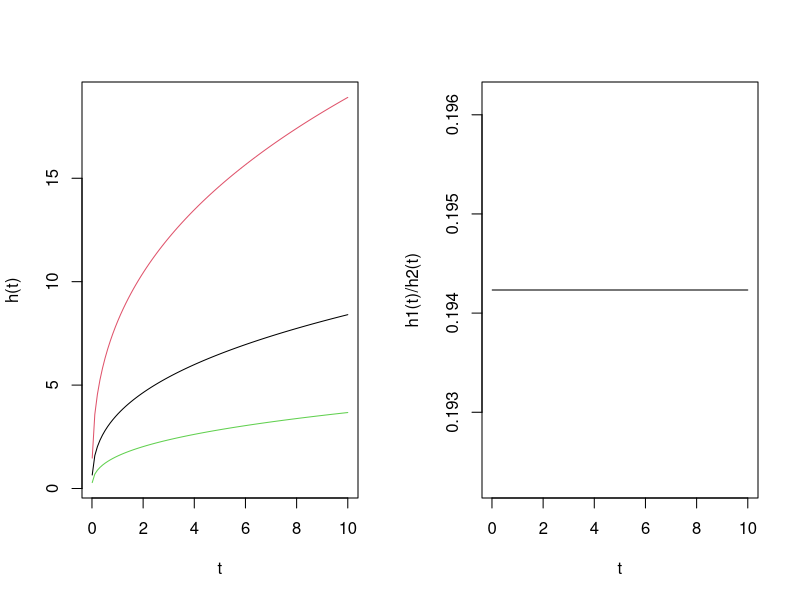
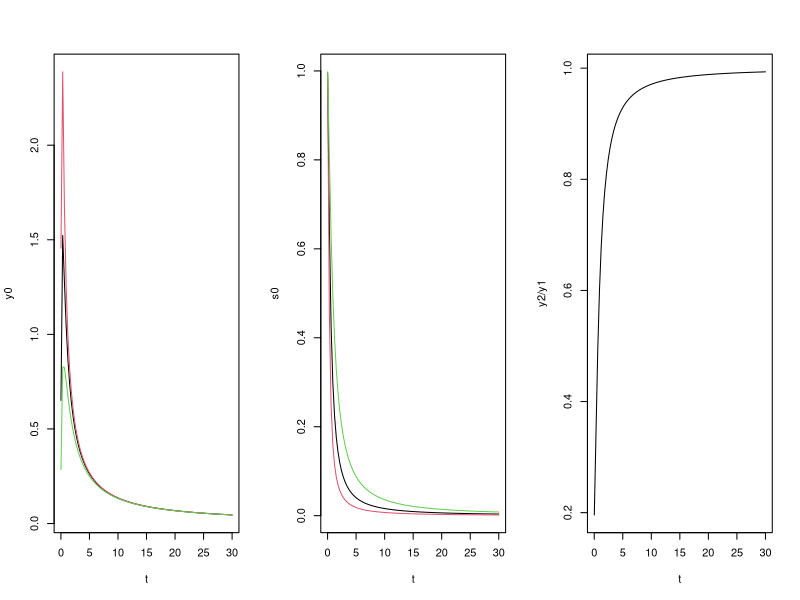
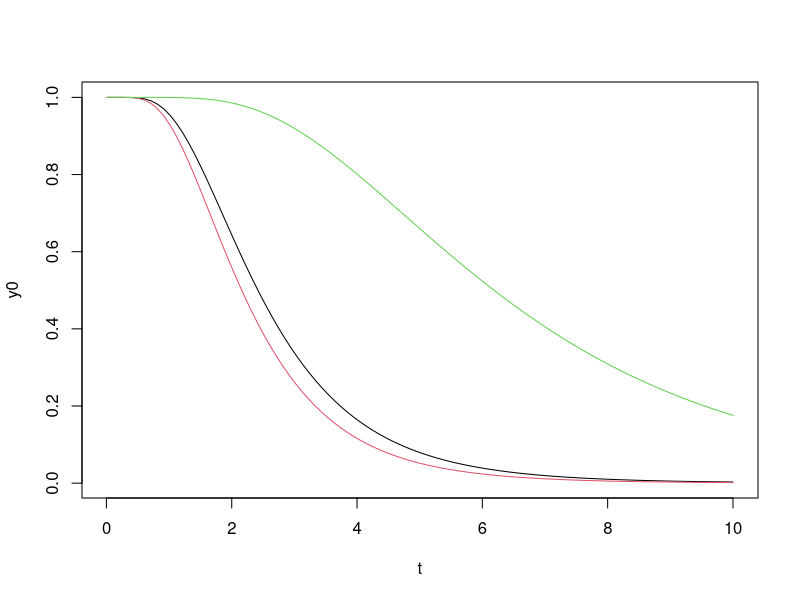

The R source for these figures, in order: (Note: this script raises an error after producing the figures.)
## ---- chunk 1
#--- MODELOS DE REGRESION ---

#-Modelo de vida acelerada-
#Weibull
hw<-function(t,x,alpha,lam,theta){
  out<-exp(alpha*sum(x*theta))*lam*alpha*t^(alpha-1)
  out
}
#Loglogistico
hll<-function(t,x,alpha,lam,theta){
  out<-exp(alpha*sum(x*theta))*lam*alpha*t^(alpha-1)
  out<-out/(1+lam*exp(alpha*sum(x*theta))*t^alpha)
  out
}
sll<-function(t,x,alpha,lam,theta){
  out<-1/(1+lam*exp(alpha*sum(x*theta))*t^alpha)
  out
}
#Lognormal
sln<-function(t,x,mu0,b,theta){
  out<-1-pnorm((log(t)-mu0+sum(x*theta))/b)
  out
}
## ---- chunk 2
# we set the seed
set.seed(18)

#simulation
#we set the parameters
t<-seq(0.01,10,,100)
alpha<-rgamma(1,1,1)
lam<-rgamma(1,1,1)
theta<-rnorm(2,0,1)

#we set the covariables and the survival functions 
#covs
x0 <- c(0,0)
x1<-runif(2,-1,1)
x2<-runif(2,-1,1)
# hazard 
y0 <- hw(t,x0,alpha,lam,theta) #base individual
y1<-hw(t,x1,alpha,lam,theta)
y2<-hw(t,x2,alpha,lam,theta)

#plot
ymin<-min(y1,y2)
ymax<-max(y1,y2)
par(mfrow=c(1,2))
plot(t,y0,type="l",ylim=c(ymin,ymax), ylab = 'h(t)')
lines(t,y1,lty=1,col=2)
lines(t,y2,lty=1,col=3)

plot(t,y2/y1,type="l", ylab = 'h1(t)/h2(t)')


## ---- chunk 3
#seed
set.seed(18)

#simulation of parameters
t<-seq(0.01,30,,100)
alpha<-rgamma(1,1,1)
lam<-rgamma(1,1,1)
theta<-rnorm(2,0,1)

#simulation of covariables and then their hazard rates
#individual 0
x0 <- c(0,0)
y0<-hll(t,x0,alpha,lam,theta)
s0<-sll(t,x0,alpha,lam,theta)

#individual 1
x1<-runif(2,-1,1)
y1<-hll(t,x1,alpha,lam,theta)
s1<-sll(t,x1,alpha,lam,theta)

#individual 2
x2<-runif(2,-1,1)
y2<-hll(t,x2,alpha,lam,theta)
s2<-sll(t,x2,alpha,lam,theta)

#plot
par(mfrow=c(1,3))
#p1
ymin<-min(y1,y2)
ymax<-max(y1,y2)
plot(t,y0,type="l",ylim=c(ymin,ymax))
lines(t,y1,lty=1,col=2)
lines(t,y2,lty=1,col=3)
smin<-min(s1,s2)
smax<-max(s1,s2)
#p2
plot(t,s0,type="l",ylim=c(smin,smax))
lines(t,s1,lty=1,col=2)
lines(t,s2,lty=1,col=3)
#p3
plot(t,y2/y1,type="l")



## ---- chunk 4
#seed
set.seed(42)

#sim parameters
t<-seq(0.01,10,,100)
alpha<-rgamma(1,1,1)
b<-1/alpha
lam<-rgamma(1,1,1)
mu0<-(-log(lam))*b
theta<-rnorm(2,0,1)

#simulatoin of covariables and hazard rates
#base individual
x0<-c(0,0)
y0<-sln(t,x0,mu0,b,theta)
#ind 1
x1<-runif(2,-1,1)
y1<-sln(t,x1,mu0,b,theta)
#ind 2
x2<-runif(2,-1,1)
y2<-sln(t,x2,mu0,b,theta)
ymin<-min(y1,y2)
ymax<-max(y1,y2)

#plot
par(mfrow=c(1,1))
plot(t,y0,type="l",ylim=c(ymin,ymax))
lines(t,y1,lty=1,col=2)
lines(t,y2,lty=1,col=3)



## ---- chunk 5
#--- Ejemplo: Tiempos de supervivencia de leucemia ---
#-Comparar ajustes de modelos Weibull, Loglogístico y Lognormal-
attach(leucemia)
#-Gráficas de diagnóstico
par(mfrow=c(1,1))
plot(wbc,Time)
plot(log(wbc),Time)
boxplot(Time~AG)
#Ajuste del modelo
xfitr<-survreg(Surv(Time,delta)~log(wbc)+AG,data=leucemia,dist="weibull")
summary(xfitr)
#Predicciones1
pred<-predict(xfitr,type="response")
plot(Time,pred,type="n")
lines(Time,Time,col=2)
text(Time,pred,labels=delta)
